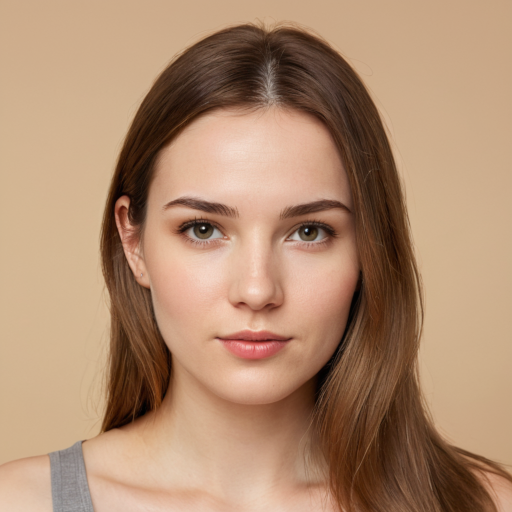
#> input picture pyaesthetics/data/face1.png, 512 x 512 px
$ python symmetry.py
#> lines starting #> are read from the running program, lines starting #| are printed output that depends on the picture; long printed decimals are rounded
### pyaesthetics/quadtreedecomposition.py
#!/usr/bin/env python3
# -*- coding: utf-8 -*-
"""
This file contains a class and functions to perform a Quadratic Tree decomposition
of an image and to visually inspect it.

Created on Mon Apr 16 11:49:45 2018
Last edited on Fri Aug 2 11:46:24 2024

@author: Giulio Gabrieli (gack94@gmail.com)
"""

import os # to handle filesystem files
import cv2 # for image manipulation
import numpy as np # numerical computation
import matplotlib.pyplot as plt # for data visualization
import matplotlib.patches as patches # for drawing rectangles in the plot
import math

###############################################################################
#                                                                             #
#                      Quadratic Tree Decomposition                           #
#                                                                             #
###############################################################################
""" This section handles Quadratic Tree Decomposition. """

class quadTree:
    """
    This class performs a QuadTree decomposition of an image.

    During initialization, the QuadTree decomposition is done and results are stored in `self.blocks`
    as a list containing [x, y, height, width, Std]. To visualize the results, use the `plot()` method.
    The total number of blocks is stored in `self.nblocks`, while the standardized complexity (number of
    blocks divided by the total possible number of blocks is stored in `self.standardized_complexity`.
    Standardized complexity may range from 0 to 1 (with one being the highest complexity possible).
    The minSize parameter can be automatically adjusted to the common divisor of image width and height closest
    to the inputted minSize via the `autoadjust` parameter (default to False). The adjusted `minSize` can be
    obtained (if `autoadjust` = True) by accessing self.minSize.
    """

    def plot(self, edgecolor="red", facecolor="none", linewidth=1):
        """
        Generate a graphical representation of the QuadTree decomposition.

        :param edgecolor: Color of the rectangle edges, default is red
        :type edgecolor: string
        :param facecolor: Color used for rectangle fills. Default is none.
        :type facecolor: string
        :param linewidth: Width of the rectangles' borders in pixels. Default is 1.
        :type linewidth: int
        :return: Plot with image and leaves of the QuadTree Decomposition
        """
        plt.figure() # Create a new figure
        fig = plt.imshow(self.img) # Plot the original image
        for block in self.blocks: # For each block of results
            rect = patches.Rectangle(
                (block[0], block[1]), # Position (x, y) of the rectangle
                block[3], # Width of the rectangle
                block[2], # Height of the rectangle
                linewidth=linewidth, # Border width
                edgecolor=edgecolor, # Border color
                facecolor=facecolor # Fill color
            )
            fig.axes.add_patch(rect) # Add rectangle to the plot
            plt.title("QuadTree Decomposition") # Set the plot title
            plt.xticks([],[])
            plt.yticks([],[])
        plt.show() # Display the plot

    def quad_tree_decomposition(self, img, x, y, minStd, minSize):
        """
        Evaluate the mean and standard deviation of an image block, and decide whether to perform
        further splits of the block.

        :param img: Image to analyze
        :type img: numpy.ndarray
        :param x: X offset of the block to analyze
        :type x: int
        :param y: Y offset of the block to analyze
        :type y: int
        :param minStd: Standard deviation threshold for subsequent splitting
        :type minStd: int
        :param minSize: Size threshold for subsequent splitting, in pixels
        :type minSize: int
        """
        h, w = img.shape # Get the height and width of the image
        mean, std = cv2.meanStdDev(img) # Compute the mean and standard deviation
        mean, std = [int(mean.item()), int(std.item())]
        if std >= minStd and max(h/2, w/2) >= minSize: # Check if std and size thresholds are met
            # Decide whether to split along X or Y axis
            if w >= h: # Split along the X axis
                w2 = int(w / 2) # Compute new width
                img1 = img[0:h, 0:w2] # Create the left subimage
                img2 = img[0:h, w2:] # Create the right subimage
                # Recursively perform QuadTree decomposition
                self.quad_tree_decomposition(img1, x, y, minStd, minSize)
                self.quad_tree_decomposition(img2, x + w2, y, minStd, minSize)
            else: # Split along the Y axis
                h2 = int(h / 2) # Compute new height
                img1 = img[0:h2, 0:] # Create the upper subimage
                img2 = img[h2:, 0:] # Create the lower subimage
                # Recursively perform QuadTree decomposition
                self.quad_tree_decomposition(img1, x, y, minStd, minSize)
                self.quad_tree_decomposition(img2, x, y + h2, minStd, minSize)
        else:
            # Add the block to the results if it does not meet the splitting criteria
            self.blocks.append([x, y, h, w, std])
            self.nblocks = len(self.blocks)
            self.standardized_complexity = self.nblocks / self.max_n_blocks

    def __init__(self, img, minStd, minSize, autoadjust = False):
        """
        Initialize the QuadTree decomposition analysis.

        :param img: Image to analyze
        :type img: numpy.ndarray
        :param minStd: Standard deviation threshold for subsequent splitting
        :type minStd: int
        :param minSize: Size threshold for subsequent splitting, in pixels
        :type minSize: int
        """
        self.blocks = [] # Initialize the results list
        self.img = img # Assign the image
        self.params = [minStd, minSize] # Set the parameters
        self.minSize = minSize
        if(autoadjust):
            self.minSize = closest_common_divisor(self.img.shape[0], self.img.shape[1], minSize)
            print('Minimum size has been adjusted automatically. The new minSize is ', self.minSize)
        self.max_n_blocks = self.max_quadtree_leaves(self.img.shape[0], self.img.shape[1], self.minSize)
        self.nblocks = 0
        self.standardized_complexity = 0

        self.quad_tree_decomposition(self.img, 0, 0, minStd, self.minSize) # Start the decomposition

    def max_quadtree_leaves(self, width, height, min_leaf_size):
        """
        Calculate the maximum number of leaves in a quadtree decomposition of an image.

        :param width: Width of the image in pixels.
        :type width: int
        :param height: Height of the image in pixels.
        :type height: int
        :param min_leaf_size: Minimum size of each side of a leaf in pixels.
        :type min_leaf_size: int
        :return: Maximum number of leaves in the quadtree decomposition.
        :rtype: int
        """

        # Calculate maximum depth for width and height
        depth_width = 1
        while width /2/ 2**depth_width >= min_leaf_size:
            depth_width+=1


        # Calculate maximum depth for width and height
        depth_height = 1
        while height/2 / 2**depth_height >= min_leaf_size:
            depth_height+=1

        return((2**depth_height) * (2**depth_width))

# [39 lines left out: functions common_divisors, closest_common_divisor, not called in this run]

###############################################################################
#                                                                             #
#                                  DEBUG                                      #
#                                                                             #
###############################################################################

""" For debug purposes, this section reads a sample image and performs QuadTree decomposition. """

# [20 lines that do not run on import are left out]

### pyaesthetics/symmetry.py
#!/usr/bin/env python3
# -*- coding: utf-8 -*-
"""
This module contains functions to compute the degree of symmetry of an image.
- Symmetry by QuadTree Decomposition

Created on Mon Apr 16 11:49:45 2018
Last edited on Fri Aug 2 12:05:23 2024

@author: Giulio Gabrieli (gack94@gmail.com)
"""

import os # to handle filesystem files
import cv2 # for image manipulation
import numpy as np # numerical computation
import matplotlib.pyplot as plt # for data visualization
import matplotlib.patches as patches # for legends and rectangle drawing in QTD

# Attempt to import internal modules of pyaesthetics, handling both relative and absolute imports
try:
    from . import quadtreedecomposition
    from . import utils
except:
    import quadtreedecomposition
    import utils

###############################################################################
#                                                                             #
#                                  Symmetry                                   #
#                                                                             #
###############################################################################

def get_symmetry(img, minStd, minSize, plot=False):
    """ Returns the degree of symmetry (0-100) between the left and right side of an image.

    :param img: Image to analyze.
    :type img: numpy.ndarray
    :param minStd: Std deviation threshold for splitting.
    :type minStd: int
    :param minSize: Size threshold for splitting, in pixels.
    :type minSize: int
    :param plot: Whether to plot the QuadTree decomposition of each half.
    :type plot: bool
    :return: Degree of vertical symmetry between 0 and 1.
    :rtype: float
    """
    h, w = img.shape
    if h % 2 != 0:
        img = img[:-1, :] # Crop image to even height
    if w % 2 != 0:
        img = img[:, :-1] # Crop image to even width

    left = img[:, :int(w / 2)] # Left half of the image
    right = np.flip(img[:, int(w / 2):], 1) # Right half, flipped horizontally
    left = quadtreedecomposition.quadTree(left, minStd, minSize) # Decompose left half
    right = quadtreedecomposition.quadTree(right, minStd, minSize) # Decompose right half

    if plot:
        left.plot() # Plot decomposition of left half
        right.plot() # Plot decomposition of right half

    counter = 0
    total = len(right.blocks) + len(left.blocks)

    # Count matching blocks between left and right halves
    for block in right.blocks:
        for block2 in left.blocks:
            if block[0:4] == block2[0:4]:
                counter += 1

    return (counter / total * 2) # Return degree of symmetry

###############################################################################
#                                                                             #
#                                  DEBUG                                      #
#                                                                             #
###############################################################################

""" For debug purposes. """

if __name__ == '__main__':

    basepath = os.path.dirname(os.path.realpath(__file__))

    # Path to a sample image for debugging   # Set the data path to use sample images
    data_folder = basepath + "/data/"

    # Path to a sample image
    sample_img = data_folder + "face1.png"

    minStd = 5 # Min STD of each block
    minSize = 20 # Min size of each block

    imgcolor = cv2.imread(sample_img) # Read the image in color for plotting purposes
#> imgcolor is the input picture: shape (512, 512, 3); mean B, G, R 111.9, 139.1, 174.6
    img = cv2.imread(sample_img, 0) # Read the image in grayscale
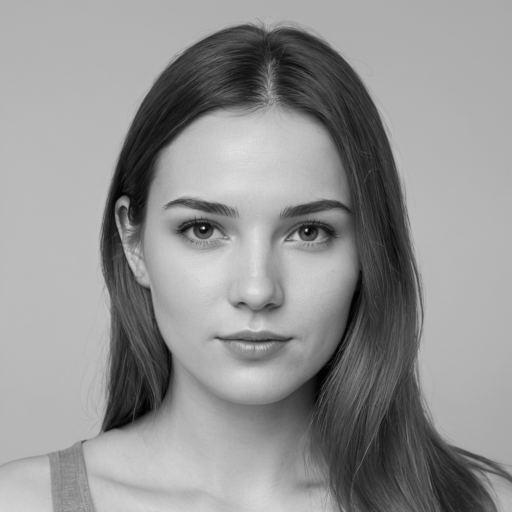
#> img: shape (512, 512); min 0, max 230, mean 146.1
    # Symmetry using QuadTree decomposition
    h, w = img.shape
#> h = 512; w = 512
    print(get_symmetry(img, minSize, minStd, plot=True)) # Print the degree of symmetry
#> in get_symmetry, `right = np.flip(img[:, int(w / 2):], 1)`:
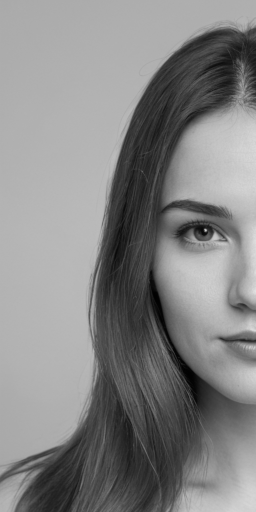
#> right: shape (512, 256); min 1, max 226, mean 132.8
#> in quad_tree_decomposition, `mean, std = cv2.meanStdDev(img)`: mean = [159.5]; std = [50.93]
#> in quad_tree_decomposition, `mean, std = [int(mean.item()), int(std.item())]`: mean = 159; std = 50
#> call 2 of quad_tree_decomposition, with x = 0, y = 0, minStd = 20, minSize = 5
#> in quad_tree_decomposition (call 2), `mean, std = cv2.meanStdDev(img)`: mean = [153.4]; std = [55.68]
#> in quad_tree_decomposition (call 2), `mean, std = [int(mean.item()), int(std.item())]`: mean = 153; std = 55
#> in quad_tree_decomposition (call 2), `img2 = img[0:h, w2:]`:
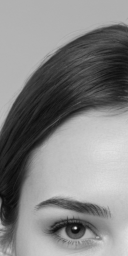
#> img2: shape (256, 128); min 10, max 229, mean 132.3
#> in quad_tree_decomposition (call 5), `mean, std = cv2.meanStdDev(img)`: mean = [168.8]; std = [44.6]
#> in quad_tree_decomposition (call 5), `mean, std = [int(mean.item()), int(std.item())]`: mean = 168; std = 44
#> in quad_tree_decomposition (call 5), `img2 = img[0:h, w2:]`:
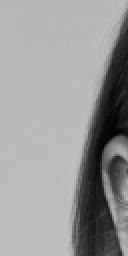
#> img2: shape (128, 64) (shown 2 times larger); min 3, max 191, mean 152
#> in quad_tree_decomposition (call 7), `mean, std = cv2.meanStdDev(img)`: mean = [152]; std = [58.42]
#> in quad_tree_decomposition (call 7), `mean, std = [int(mean.item()), int(std.item())]`: mean = 152; std = 58
#> in quad_tree_decomposition (call 7), `img2 = img[h2:, 0:]`:
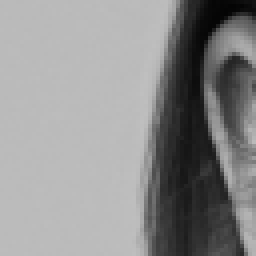
#> img2: shape (64, 64) (shown 4 times larger); min 4, max 191, mean 141.9
#> in quad_tree_decomposition (call 39), `mean, std = cv2.meanStdDev(img)`: mean = [141.9]; std = [62]
#> in quad_tree_decomposition (call 39), `mean, std = [int(mean.item()), int(std.item())]`: mean = 141; std = 62
#> in quad_tree_decomposition (call 39), `img2 = img[0:h, w2:]`:
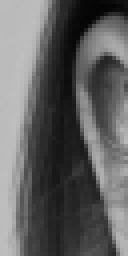
#> img2: shape (64, 32) (shown 4 times larger); min 4, max 191, mean 97.2
#> call 2 of plot, with edgecolor = 'red', facecolor = 'none', linewidth = 1
#> in plot (call 2), `plt.show()`:
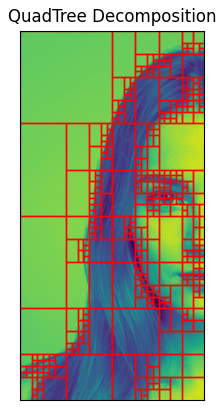
#> figure drawn by matplotlib, 1 panel
#> in get_symmetry, `total = len(right.blocks) + len(left.blocks)`: total = 728
#> the loop in get_symmetry, `for block in right.blocks:` made 367 passes
#> block on passes 1 to 3: [0, 0, 128, 128, 2], [0, 128, 128, 64, 2], [64, 128, 64, 32, 1]
#> after the loop in get_symmetry, `for block in right.blocks:`: counter = 159
#| 0.4368
